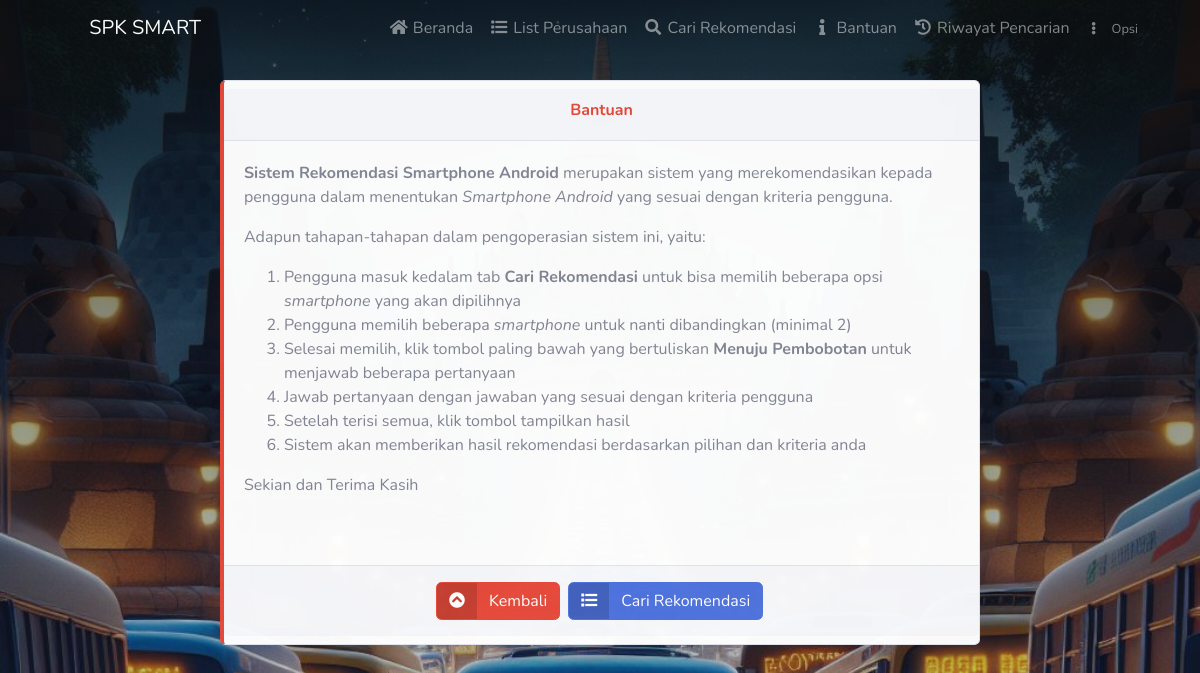
Before: /index.php/c_user/helppage with the older database file.
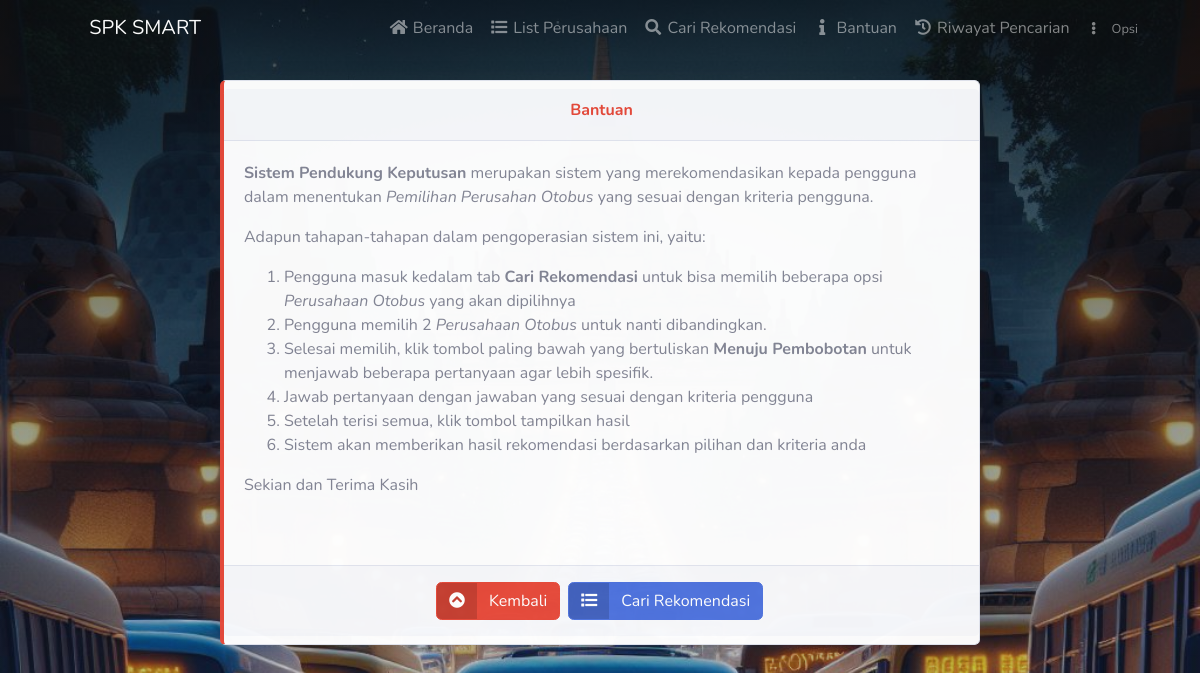
After: the same page with the newer database file.
### tables this page shows
CREATE TABLE IF NOT EXISTS `tbl_conf` (
  `id_conf` int NOT NULL,
  `nama_instansi` varchar(50) NOT NULL,
  `alamat_instansi` varchar(50) NOT NULL,
  `deskripsi` varchar(50) NOT NULL,
  `nama_aplikasi` varchar(50) NOT NULL,
  `halaman_bantuan` text NOT NULL,
  PRIMARY KEY (`id_conf`)
);

### application/controllers/C_user.php (called while the page is built, shortened)
<?php
class C_user extends CI_Controller {
	public function __construct()
	{
		$this->load->model('M_config','mconfig');
	}
	public function helppage()
	{
		$data['title'] = 'Recommendation - Bantuan';
		$data['detail_con'] = $this->mconfig->det_conf();
		$this->load->view('template/us_head', $data);
		$this->load->view('front/help', $data);
		$this->load->view('modal/mdl_adduser', $data);
		$this->load->view('template/us_foot', $data);
	}
}

### index.php (called while the page is built, shortened)
<?php
require_once BASEPATH.'core/CodeIgniter.php';

### application/models/M_config.php (called while the page is built, shortened)
<?php
class M_config extends CI_Model {
	public function det_conf()
	{
		$this->db->select('*');
		$this->db->from('tbl_conf');
		$this->db->where('id_conf', '0');
		$q = $this->db->get();
		return $q;
	}
}

### application/views/front/help.php (the view)
<div class="row justify-content-center py-2">
	<div class="col-md-6 col-md-8 mb-2">
		<div class="card shadow animated zoomIn border-left-danger shadow h-100 py-2 my-3" id="manual">
			<div class="card-header">
				<h6 class="font-weight-bold text-danger text-center">Bantuan</h6>
			</div>
			<?php $d = $detail_con->row(); ?>
			<div class="card-body">
				<?= $d->halaman_bantuan;?>
			</div>
			<div class="card-footer text-center">
				<a href="<?= base_url('beranda') ?>" class="btn btn-danger btn-icon-split">
					<span class="icon text-white"><i class="fas fa-chevron-circle-up"></i></span>
					<span class="text">Kembali</span>
				</a>
				<a href="<?= base_url('opsi') ?>" class="btn btn-primary btn-icon-split m-1">
					<span class="icon text-white"><i class="fas fa-list"></i></span>
					<span class="text">Cari Rekomendasi</span>
				</a>
			</div>
		</div>
	</div>
</div>

Changed rows visible on the page:
changed tbl_conf: halaman_bantuan "Sistem Rekomendasi Smartphone Android merupakan sistem yang merekomendasikan kepada pengguna dalam menentukan Smartphone Android yang sesuai dengan kriteria pengguna. Adapun tahapan-tahapan dalam pengoperasian sistem ini, yaitu: Pengguna masuk kedalam tab Cari Rekomendasi untuk bisa memilih beberapa opsi smartphone yang akan dipilihnya Pengguna memilih beberapa smartphone untuk nanti dibandingkan (minimal 2) Selesai memilih, klik tombol paling bawah yang bertuliskan Menuju Pembobotan untuk menjawab beberapa pertanyaan Jawab pertanyaan dengan jawaban…" → "Sistem Pendukung Keputusan merupakan sistem yang merekomendasikan kepada pengguna dalam menentukan Pemilihan Perusahan Otobus yang sesuai dengan kriteria pengguna. Adapun tahapan-tahapan dalam pengoperasian sistem ini, yaitu: Pengguna masuk kedalam tab Cari Rekomendasi untuk bisa memilih beberapa opsi Perusahaan Otobus yang akan dipilihnya Pengguna memilih 2 Perusahaan Otobus untuk nanti dibandingkan. Selesai memilih, klik tombol paling bawah yang bertuliskan Menuju Pembobotan untuk menjawab beberapa pertanyaan agar lebih spesifik. Jawab pertanyaan dengan jawaban…"
